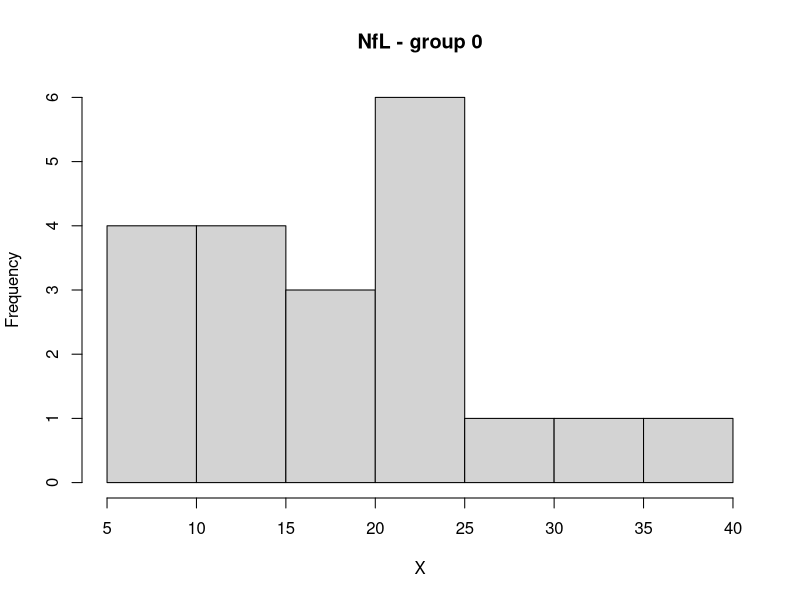
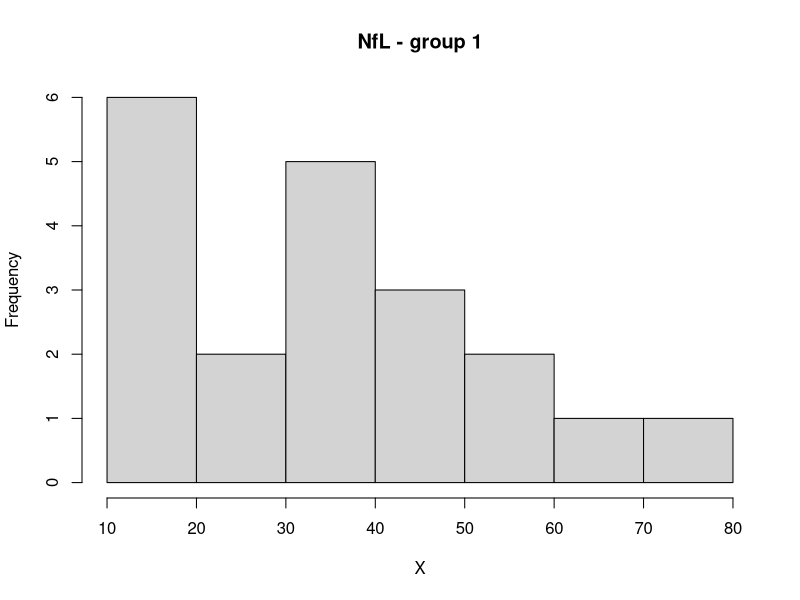
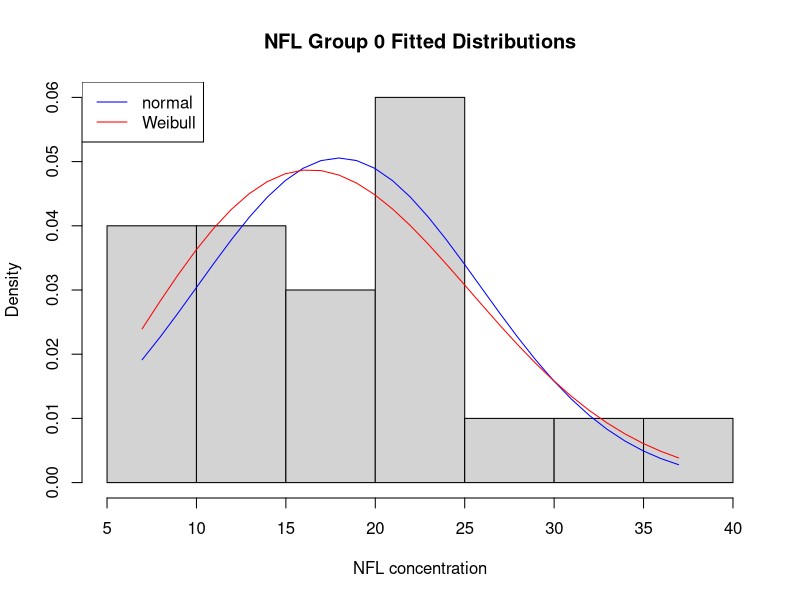

R code for these plots, in order: (Note: this script raises an error after producing the figures.)
# Install packages
install.packages("tidyverse")
install.packages("car")

# Import packages
library(readr)
library(car)
library(dplyr)
library(MASS)

data <- read.csv("data/Data_T1.csv")

# Examine data structure
head(data)
summary(data)


# Visualise data
hist(data$NFL[data$GROUP == 0], main = "NfL - group 0", xlab = "X")
hist(data$NFL[data$GROUP == 1], main = "NfL - group 1", xlab = "X")

# Fit the NFL data to the normal distribution
normal_params_0 <- fitdistr(data$NFL[data$GROUP == 0], "normal")
normal_params_1 <- fitdistr(data$NFL[data$GROUP == 1], "normal")
normal_params_1

NFL_group_0 = data$NFL[data$GROUP == 0]
NFL_group_1 = data$NFL[data$GROUP == 1]

# Do fitted distributions for group 0 
height_min <- min(NFL_group_0)
height_max <- max(NFL_group_0)
x_pdf <- seq(height_min, height_max, 1)

weibull_params_0 <- fitdistr(NFL_group_0, "weibull")
# Then we sample from the pdfs using the parameter estimates
y_norm <- dnorm(x_pdf,
                mean = normal_params_0$estimate["mean"],
                sd   = normal_params_0$estimate["sd"])

y_weib <- dweibull(x_pdf,
                   shape = weibull_params_0$estimate["shape"],
                   scale = weibull_params_0$estimate["scale"])

# Plot the histogram and lines
hist(NFL_group_0, freq = FALSE, xlab = "NFL concentration", ylab = "Density", main = "NFL Group 0 Fitted Distributions")
lines(x_pdf, y_norm, col="blue")
lines(x_pdf, y_weib, col="red")
legend(x = "topleft", c("normal","Weibull"), col=c("blue","red"), lty = 1, cex = 1)

# Do fitted distributions for group 1 
height_min <- min(NFL_group_1)
height_max <- max(NFL_group_1)
x_pdf <- seq(height_min, height_max, 1)

weibull_params_1 <- fitdistr(NFL_group_1, "weibull")
# Then we sample from the pdfs using the parameter estimates
y_norm <- dnorm(x_pdf, normal_params_1$estimate["mean"], normal_params$estimate["sd"])
y_weib <- dweibull(x_pdf, weibull_params_1$estimate["shape"], weibull_params$estimate["scale"])


# Plot the histogram and lines
hist(NFL_group_1, freq = FALSE, xlab = "NFL concentration", ylab = "Density", main = "NFL Group 1 Fitted Distributions")
lines(x_pdf, y_norm, col="purple")
lines(x_pdf, y_weib, col="orange")
legend(x = "topleft", c("normal","Weibull"), col=c("purple","orange"), lty = 1, cex = 1)



hist(data$PTAU181[data$GROUP == 0], main = "P-tau181 - group 0", xlab = "X")
hist(data$PTAU181[data$GROUP == 1], main = "P-tau181 - group 1", xlab = "X")

#boxplot(data$NFL[data$GROUP == 0], data$NFL[data$GROUP == 1], data = data, main = "NfL - both groups")

boxplot(NFL ~ GROUP, data = data, main = "NfL - both groups")
boxplot(PTAU181 ~ GROUP, data = data, main = "P-tau181 - both groups")

qqPlot(data$NFL[data$GROUP == 0], main = "NfL - group 0")
qqPlot(data$NFL[data$GROUP == 1], main = "NfL - group 1")

qqPlot(data$PTAU181[data$GROUP == 0], main = "NfL - group 0")
qqPlot(data$PTAU181[data$GROUP == 1], main = "NfL - group 1")

# Test for normality
shapiro.test(data$NFL[data$GROUP == 0])
shapiro.test(data$NFL[data$GROUP == 1])
shapiro.test(data$PTAU181[data$GROUP == 0])
shapiro.test(data$PTAU181[data$GROUP == 1])

# T-test for NfL (normal)
var.test(NFL ~ GROUP, data = data)

t.test(NFL ~ GROUP, data = data, var.equal = FALSE)

# Wilcoxon test for P-tau181 (not normal)
wilcox.test(PTAU181 ~ GROUP, data = data)

# Correlation test. Filter only Group 0 (Control participants)
group1 <- subset(data, GROUP == 0)

# Scatter plot with regression line
ggplot(group1, aes(x = NFL, y = PTAU181)) +
  geom_point(color = "red", size = 3) +
  geom_smooth(method = "lm", se = TRUE, color = "black") +
  labs(
    title = "Correlation between NFL and P-tau181 (Group 0: Control)",
    x = "NFL (pg/mL)",
    y = "P-tau181 (pg/mL)"
  ) +
  theme_minimal(base_size = 14)

# Pearson correlation
cor(group1$NFL, group1$PTAU181, method = "pearson")

# Correlation test. Filter only Group 1 (AD participants)
group1 <- subset(data, GROUP == 1)

# Scatter plot with regression line
ggplot(group1, aes(x = NFL, y = PTAU181)) +
  geom_point(color = "red", size = 3) +
  geom_smooth(method = "lm", se = TRUE, color = "black") +
  labs(
    title = "Correlation between NFL and P-tau181 (Group 1: AD)",
    x = "NFL (pg/mL)",
    y = "P-tau181 (pg/mL)"
  ) +
  theme_minimal(base_size = 14)

# Pearson correlation
cor(group1$NFL, group1$PTAU181, method = "pearson")

# Correlation test. Scatter plot for ALL participants (Group 0 + Group 1 together)
ggplot(data, aes(x = NFL, y = PTAU181)) +
  geom_point(color = "blue", size = 3) +
  geom_smooth(method = "lm", se = TRUE, color = "black") +
  labs(
    title = "Correlation between NFL and P-tau181 (All Participants)",
    x = "NFL (pg/mL)",
    y = "P-tau181 (pg/mL)"
  ) +
  theme_minimal(base_size = 14)

# Pearson correlation across all participants
cor(data$NFL, data$PTAU181, method = "pearson")
